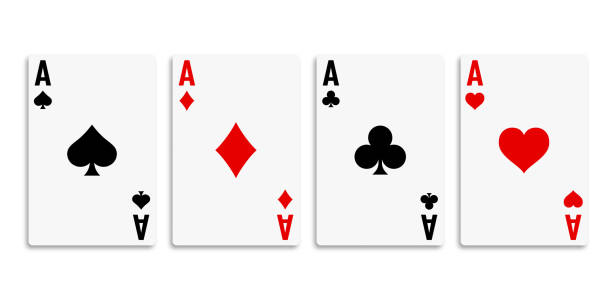
#> input picture module2/data/scenes/all-four cards.jpg, 612 x 306 px
$ python fourier_deblur.py --input 'data/scenes/all-four cards.jpg'
#> lines starting #> are read from the running program, lines starting #| are printed output that depends on the picture
#> in process_image, color is the input picture: shape (306, 612, 3); mean B, G, R 237.5, 237.5, 242.6
"""
Fourier blur/deblur pipeline for Module 2.

Usage:
    python -m module2.fourier_deblur --input path/to/image.jpg --output-dir module2/output --json

Steps:
1) Load input, convert to grayscale float in [0,1]
2) Apply Gaussian blur (13x13, sigma=2.4)
3) Build same Gaussian PSF, shift, and compute Wiener deconvolution (K=1e-3)
4) Save blurred, restored, and montage PNGs
5) Report PSNR for blurred and restored versus original
"""

from __future__ import annotations

import argparse
import json
from pathlib import Path
from typing import Tuple

import cv2
import numpy as np

BASE_DIR = Path(__file__).resolve().parent
DEFAULT_OUTPUT_DIR = BASE_DIR / "output"

KERNEL_SIZE = 13
SIGMA = 2.4
WIENER_K = 1e-3


def to_float_image(img: np.ndarray) -> np.ndarray:
    return img.astype(np.float32) / 255.0


def gaussian_kernel(size: int, sigma: float) -> np.ndarray:
    g1d = cv2.getGaussianKernel(ksize=size, sigma=sigma)
    kernel = g1d @ g1d.T
    return kernel.astype(np.float32)


def pad_to_optimal(img: np.ndarray) -> Tuple[np.ndarray, Tuple[int, int]]:
    """Pad image to optimal DFT size with reflection to reduce ringing."""
    h, w = img.shape[:2]
    opt_h = cv2.getOptimalDFTSize(h)
    opt_w = cv2.getOptimalDFTSize(w)
    pad_top = (opt_h - h) // 2
    pad_bottom = opt_h - h - pad_top
    pad_left = (opt_w - w) // 2
    pad_right = opt_w - w - pad_left
    padded = cv2.copyMakeBorder(
        img, pad_top, pad_bottom, pad_left, pad_right, borderType=cv2.BORDER_REFLECT_101
    )
    return padded, (pad_top, pad_bottom, pad_left, pad_right)


def unpad(img: np.ndarray, pads: Tuple[int, int, int, int]) -> np.ndarray:
    pt, pb, pl, pr = pads
    h, w = img.shape[:2]
    return img[pt : h - pb, pl : w - pr]


def wiener_deblur(blurred: np.ndarray, kernel: np.ndarray, k: float) -> np.ndarray:
    """
    Wiener deconvolution in the frequency domain, per channel, with padding to reduce ringing.
    blurred: float32 image in [0,1], shape (H,W,3) or (H,W)
    kernel: 2D PSF
    """
#> called with kernel = array of shape (13, 13), k = 0.001
    if blurred.ndim == 2:
        blurred = blurred[..., None]

    restored_channels = []
    for c in range(blurred.shape[2]):
        b = blurred[..., c]
        b_pad, pads = pad_to_optimal(b)
        kh, kw = kernel.shape
        psf_pad = np.zeros_like(b_pad, dtype=np.float32)
        cy = (psf_pad.shape[0] - kh) // 2
        cx = (psf_pad.shape[1] - kw) // 2
        psf_pad[cy : cy + kh, cx : cx + kw] = kernel
        psf_pad = np.fft.ifftshift(psf_pad)

        H = np.fft.fft2(psf_pad)
        G = np.fft.fft2(b_pad)

        H_conj = np.conj(H)
        denom = (np.abs(H) ** 2) + k
        F_hat = (H_conj / denom) * G
        f_rec = np.fft.ifft2(F_hat)
        f_rec = np.real(f_rec)
        f_rec = unpad(f_rec, pads)
        f_rec = np.clip(f_rec, 0.0, 1.0)
        restored_channels.append(f_rec.astype(np.float32))
#> this loop made 3 passes
#> pass 1, in pad_to_optimal, `padded = cv2.copyMakeBorder( img, pad_top, pad_bottom, pad_left, pad_r..`:
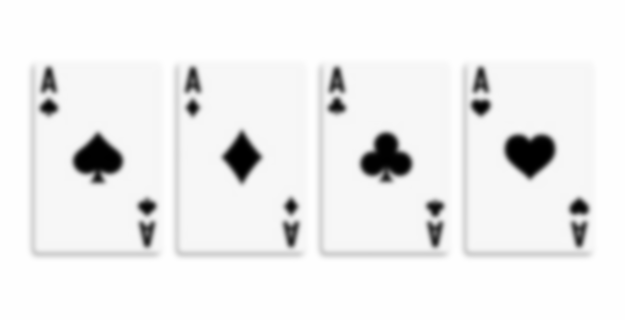
#> padded: shape (320, 625) float32; min 0, max 1, mean 0.936
#> pass 1, in wiener_deblur, `f_rec = unpad(f_rec, pads)`:
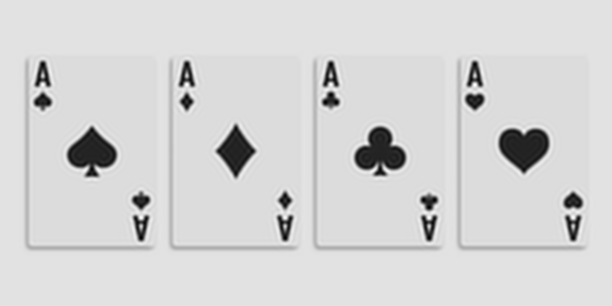
#> f_rec: shape (306, 612) float64; min -0.185, max 1.15, mean 0.93; drawn with min black and max white
#> after the loop:
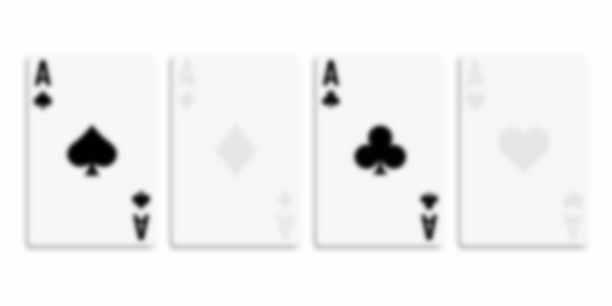
#> b: shape (306, 612) float32; min 0.00227, max 1, mean 0.951
#> after the loop:
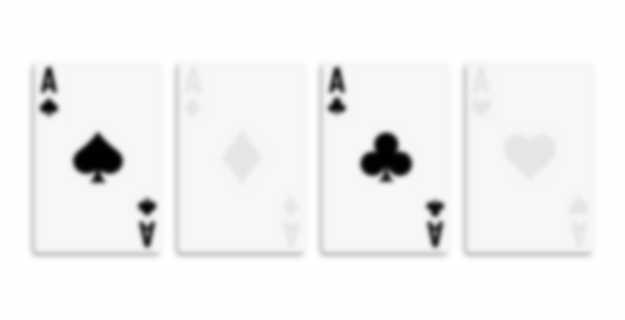
#> b_pad: shape (320, 625) float32; min 0.00227, max 1, mean 0.954
#> after the loop:
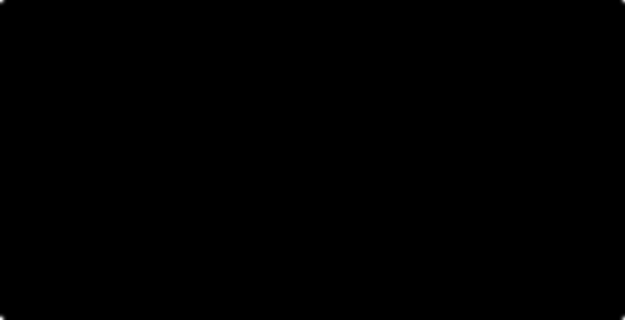
#> psf_pad: shape (320, 625) float32; min 0, max 0.028, mean 5e-06; drawn with min black and max white
#> after the loop, restored_channels = 3 items

    restored = np.dstack(restored_channels)
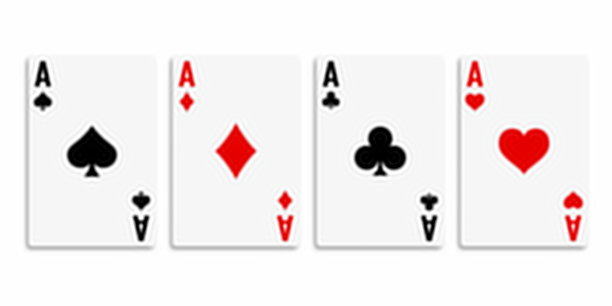
#> restored: shape (306, 612, 3) float32; mean of channels 0, 1, 2 0.931, 0.931, 0.951; drawn as B, G, R
    if restored.shape[2] == 1:
        restored = restored[..., 0]
    return restored


def psnr(orig: np.ndarray, other: np.ndarray) -> float:
    return float(cv2.PSNR(orig, other))


def make_montage(images: Tuple[np.ndarray, np.ndarray, np.ndarray]) -> np.ndarray:
    """Stack three uint8 images horizontally as BGR."""
    imgs_bgr = []
    for im in images:
        if im.ndim == 2:
            imgs_bgr.append(cv2.cvtColor(im, cv2.COLOR_GRAY2BGR))
        else:
            imgs_bgr.append(im)
    return cv2.hconcat(imgs_bgr)


def process_image(input_path: Path, output_dir: Path) -> dict:
    output_dir.mkdir(parents=True, exist_ok=True)

    color = cv2.imread(str(input_path), cv2.IMREAD_COLOR)
    if color is None:
        raise FileNotFoundError(f"Failed to read image: {input_path}")

    color_f = to_float_image(color)

    # Blur per channel
    blurred = cv2.GaussianBlur(color_f, (KERNEL_SIZE, KERNEL_SIZE), SIGMA)

    # Wiener deblur per channel with padding
    kernel = gaussian_kernel(KERNEL_SIZE, SIGMA)
    restored = wiener_deblur(blurred, kernel, WIENER_K)

    # Convert to 8-bit for saving/PSNR
    orig_u8 = (color_f * 255.0).round().astype(np.uint8)
    blur_u8 = (blurred * 255.0).round().astype(np.uint8)
    rest_u8 = (restored * 255.0).round().astype(np.uint8)

    psnr_blur = psnr(orig_u8, blur_u8)
#> psnr_blur = 24.49
    psnr_restore = psnr(orig_u8, rest_u8)
#> psnr_restore = 26.97

    stem = input_path.stem
    blur_path = output_dir / f"{stem}_gaussian_blur.png"
    restore_path = output_dir / f"{stem}_fourier_restore.png"
    montage_path = output_dir / f"{stem}_fourier_montage.png"

    cv2.imwrite(str(blur_path), blur_u8)
    cv2.imwrite(str(restore_path), rest_u8)
    montage = make_montage((orig_u8, blur_u8, rest_u8))
#> the loop in make_montage, `for im in images:` made 3 passes
#> after the loop in make_montage, `for im in images:`: imgs_bgr = 3 items
#> in make_montage, `return cv2.hconcat(imgs_bgr)`:
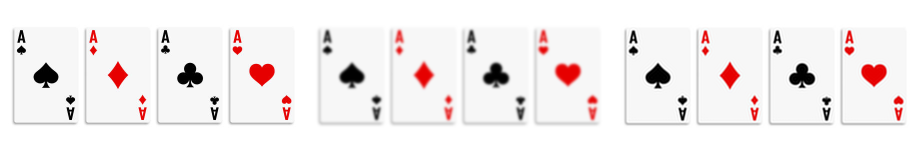
#> returned value: shape (306, 1836, 3) (shown at 1/2 size); mean of channels 0, 1, 2 237.5, 237.5, 242.6; drawn as B, G, R
    cv2.imwrite(str(montage_path), montage)

    return {
        "blur_path": str(blur_path),
        "restore_path": str(restore_path),
        "montage_path": str(montage_path),
        "psnr_blur": psnr_blur,
        "psnr_restore": psnr_restore,
    }


def main() -> None:
    parser = argparse.ArgumentParser(description="Fourier Gaussian blur and Wiener deblur pipeline.")
    parser.add_argument("--input", required=True, help="Input image path")
    parser.add_argument("--output-dir", default=str(DEFAULT_OUTPUT_DIR), help="Output directory for results")
    parser.add_argument("--json", action="store_true", help="Print JSON results")
    args = parser.parse_args()

    result = process_image(Path(args.input), Path(args.output_dir))
#> result = 5 items

    if args.json:
        print(json.dumps(result, indent=2))
    else:
        print("Blurred:", result["blur_path"])
#| Blurred: module2/output/all-four cards_gaussian_blur.png
        print("Restored:", result["restore_path"])
#| Restored: module2/output/all-four cards_fourier_restore.png
        print("Montage:", result["montage_path"])
#| Montage: module2/output/all-four cards_fourier_montage.png
        print(f"PSNR (orig vs blur): {result['psnr_blur']:.2f} dB")
#| PSNR (orig vs blur): 24.49 dB
        print(f"PSNR (orig vs restore): {result['psnr_restore']:.2f} dB")
#| PSNR (orig vs restore): 26.97 dB


if __name__ == "__main__":
    main()
